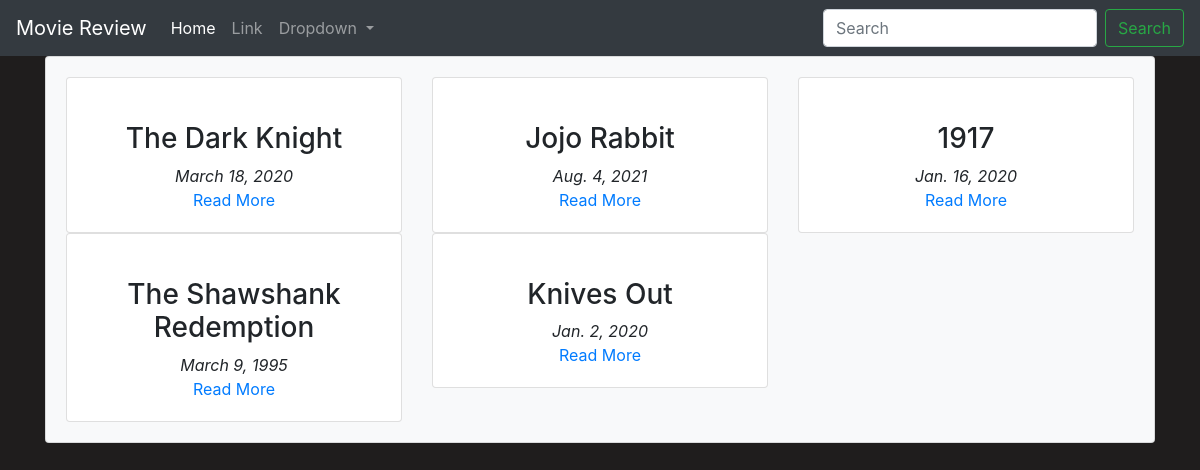
The page / on the database its author committed.
### main/models.py (models this page shows, shortened)
class Movie(models.Model):
    name = models.CharField(max_length=300)
    director = models.CharField(max_length=300)
    cast = models.CharField(max_length=800)
    description = models.TextField(max_length=5000)
    release_date = models.DateField()
    averageRating = models.FloatField()
    image = models.URLField(default=None, null=True)
    def __str__(self):
        return self.name

### main/views.py (the view)
# urls.py: path('', views.home, name='home'),
def home(request):
    allMovies = Movie.objects.all() # select * from movie
    print(allMovies)
    context = {
        'movies': allMovies,
    }
    return render(request, 'main/index.html', context)

### main/templates/main/index.html (shortened to what this page needs)
{% extends 'main/base.html' %}
{% block content %}
<div class="container">
    <div class="card" id="backdrop">
        <div class="card-body">
            <div class="row">
                {% for movie in movies %}
                <div class="col-md-4">
                    <div class="card">
                        <div class="card-body">
                            <div class="text-center">
                            <h3 class="text-center">{{ movie.name}}</h3>
                            <div class="text-center">
                            <i class="text-center">{{movie.release_date}}</i>
                            </div>
                            <a href="{% url 'main:detail' movie.id%}">Read More</a>
                        </div>
                        </div>
                    </div>
                </div>
                {%endfor%}
            </div>
        </div>
    </div>
</div>
{% endblock %}

### main/static/css/main.css (style rules this page uses)
body { background-color: #1f1d1d; }
#backdrop { background-color: #f8f9fa; }

### rows shown on the page
Movie: name "The Dark Knight", release_date "March 18, 2020"
Movie: name "Jojo Rabbit", release_date "Aug. 4, 2021"
Movie: name "1917", release_date "Jan. 16, 2020"
Movie: name "The Shawshank Redemption", release_date "March 9, 1995"
Movie: name "Knives Out", release_date "Jan. 2, 2020"
